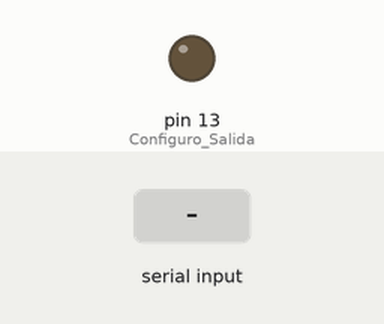
Simulated run of this sketch. Board: Arduino Uno, built with avr-gcc and run on an emulated ATmega328P. On the bench: output pins drawn as LEDs (lit = HIGH). Inputs (shaded band) come from the test bench.

Above: at 1.2 s.
1.3 s: byte 30 received over Serial
At 2.4 s:
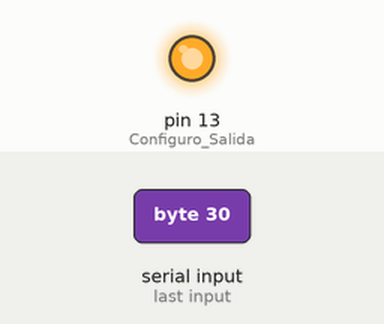
Timing chart, 0 to 4.3 s (numbered marks = the images above; inputs shaded):
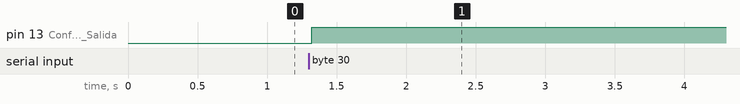

The sketch:

p3_serial.ino
```cpp
void setup() {
  Serial.begin(9600);
  pinMode(LED_BUILTIN, OUTPUT); //Configuro Salida
  digitalWrite(LED_BUILTIN, LOW);    // Apagado
}

void loop() {
  delay(30);
  if (Serial.available()) {
    char angulo = Serial.read(); //Leemos el dato recibido
    digitalWrite(LED_BUILTIN, HIGH);   // turn the LED on (HIGH is the voltage level)
  }
}
```

Measured:
- after the input at 1.3 s, pin 13 (Configuro_Salida): LOW → HIGH at once
